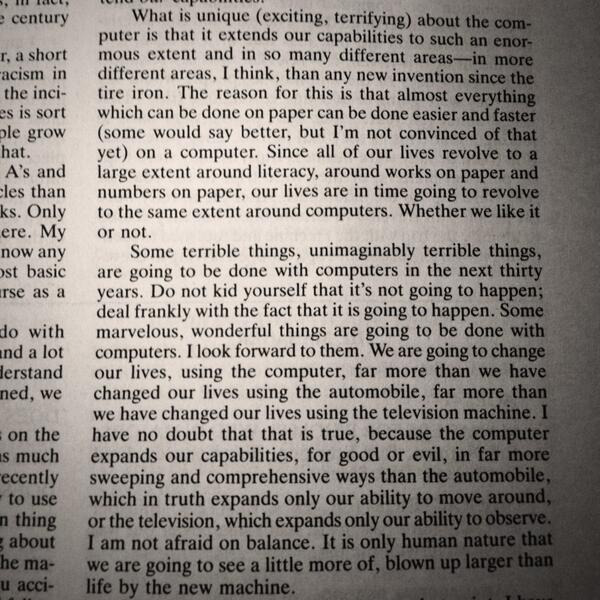
#> input picture shadowed_text_2.jpg, 600 x 600 px
$ jupyter execute global.ipynb
#> lines starting #> are read from the running program, lines starting #| are printed output that depends on the picture; after the words box and inside, x2 and y2 are one past the last pixel; in counts of white or black regions, pixels touching at a corner belong together
[cell 1]
import cv2
from matplotlib import pyplot as plt

# Load image
image_path = "./shadowed_text_2.jpg"
img = cv2.imread(image_path, 0)
#> img: shape (600, 600); min 0, max 255, mean 138.6

# Apply Gaussian filtering
blur = cv2.GaussianBlur(img, (5, 5), 0)
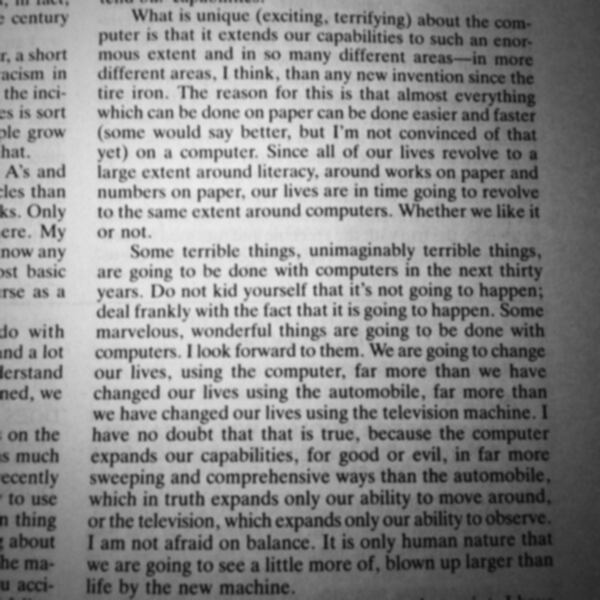
#> blur: shape (600, 600); min 16, max 235, mean 138.6

# Define methods
global_methods = [
    ("Binary Thresholding", cv2.THRESH_BINARY),
    ("Binary Inverse Thresholding", cv2.THRESH_BINARY_INV),
    ("Truncate Thresholding", cv2.THRESH_TRUNC),
    ("ToZero Thresholding", cv2.THRESH_TOZERO),
    ("ToZero Inverse Thresholding", cv2.THRESH_TOZERO_INV),
    ("Otsu's Thresholding", cv2.THRESH_BINARY + cv2.THRESH_OTSU),
    ("Triangle Thresholding", cv2.THRESH_BINARY + cv2.THRESH_TRIANGLE)
]

adaptive_methods = [
    ("Adaptive Mean Thresholding", cv2.ADAPTIVE_THRESH_MEAN_C),
    ("Adaptive Gaussian Thresholding", cv2.ADAPTIVE_THRESH_GAUSSIAN_C)
]

# Apply global thresholding methods
global_images = [img]
global_titles = ["Original Image"]
for title, method in global_methods:
    _, th_img = cv2.threshold(blur, 128, 255, method)
    global_images.append(th_img)
    global_titles.append(title)
#> this loop made 7 passes
#> pass 1, `_, th_img = cv2.threshold(blur, 128, 255, method)`:
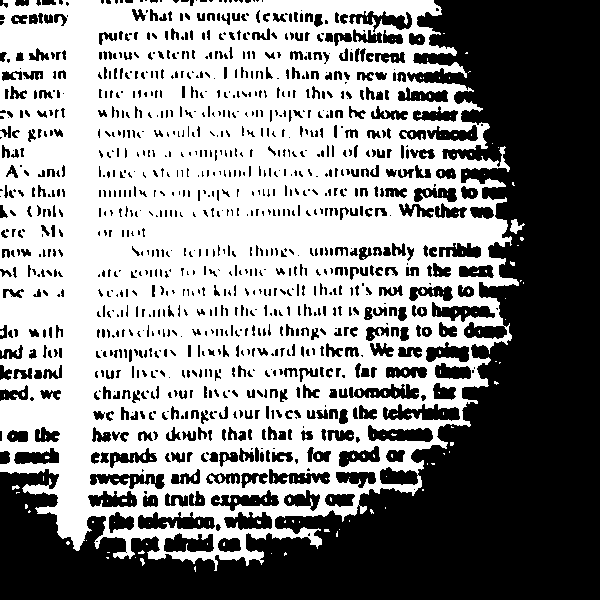
#> th_img: shape (600, 600); 54.5% white; 1097 black regions (596 under 20 px), largest, box (x1, y1, x2, y2) and area: (0, 0, 600, 600) 116289, (138, 512, 215, 529) 852, (383, 404, 460, 421) 806
#> pass 3, `_, th_img = cv2.threshold(blur, 128, 255, method)`:
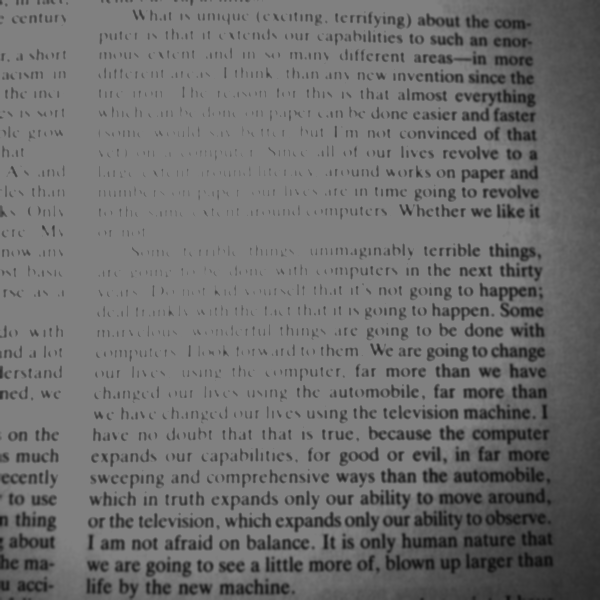
#> th_img: shape (600, 600); min 16, max 128, mean 110.4
#> after the loop, global_images = 8 items; global_titles = ['Original Image', 'Binary Thresholding', 'Binary Inverse Thresholding', 'Truncate Thresholding', 'ToZero Thresholding', 'ToZero Inverse Thresholding', "Otsu's Thresholding", 'Triangle Thresholding']

# Apply adaptive thresholding methods
adaptive_images = [img]
adaptive_titles = ["Original Image"]
for title, method in adaptive_methods:
    th_img = cv2.adaptiveThreshold(blur, 255, method, cv2.THRESH_BINARY, 11, 9)
    adaptive_images.append(th_img)
    adaptive_titles.append(title)
#> this loop made 2 passes
#> pass 2, `th_img = cv2.adaptiveThreshold(blur, 255, method, cv2.THRESH_BINARY, 1..`:
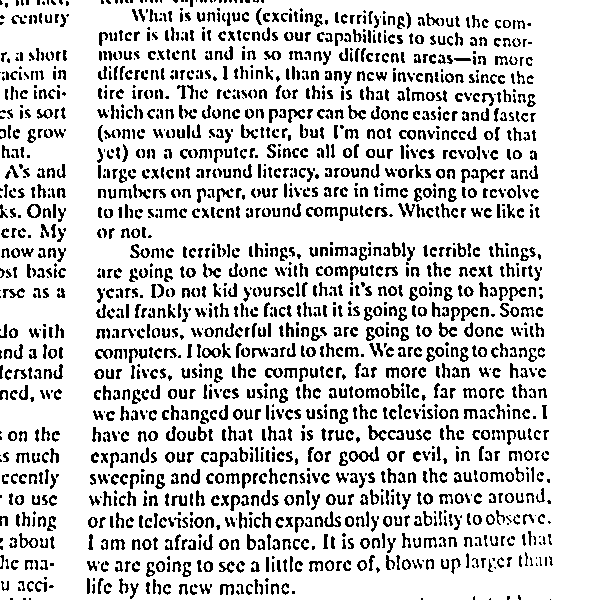
#> th_img: shape (600, 600); 82.1% white; black in thin lines or dots
#> after the loop, adaptive_images = 3 items; adaptive_titles = ['Original Image', 'Adaptive Mean Thresholding', 'Adaptive Gaussian Thresholding']

# Display the global thresholding images
plt.figure(figsize=(15, 5))  # Adjust based on your screen size
for i in range(len(global_images)):
    plt.subplot(2, 4, i+1)  # 2 rows, 4 columns
    plt.imshow(global_images[i], 'gray')
    plt.title(global_titles[i], fontsize=8, pad=15)
    plt.xticks([]), plt.yticks([])
#> this loop made 8 passes

plt.tight_layout()
plt.show()
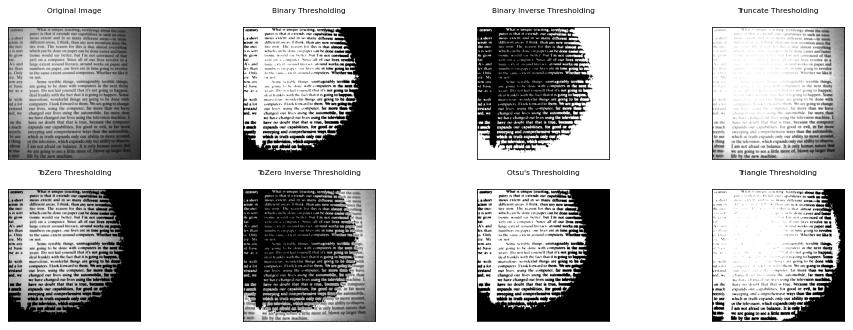
#> figure drawn by matplotlib, 8 panels

# Display the adaptive thresholding images
plt.figure(figsize=(10, 5))  # Adjust based on your screen size
for i in range(len(adaptive_images)):
    plt.subplot(1, 3, i+1)  # 1 row, 3 columns
    plt.imshow(adaptive_images[i], 'gray')
    plt.title(adaptive_titles[i], fontsize=8, pad=15)
    plt.xticks([]), plt.yticks([])
#> this loop made 3 passes

plt.tight_layout()
plt.show()

[cell 2]
import cv2
from matplotlib import pyplot as plt

# Load image
image_path = "./shadowed_object_1.jpg"
img = cv2.imread(image_path, 0)
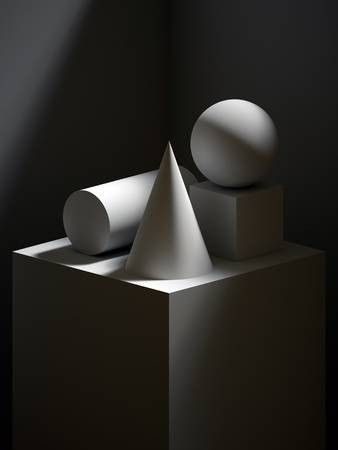
#> input picture shadowed_object_1.jpg, 338 x 450 px
#> img: shape (450, 338); min 0, max 255, mean 39.6

# Apply Gaussian filtering
blur = cv2.GaussianBlur(img, (5, 5), 0)
#> blur: shape (450, 338)

# Define methods
global_methods = [
    ("Binary Thresholding", cv2.THRESH_BINARY),
    ("Binary Inverse Thresholding", cv2.THRESH_BINARY_INV),
    ("Truncate Thresholding", cv2.THRESH_TRUNC),
    ("ToZero Thresholding", cv2.THRESH_TOZERO),
    ("ToZero Inverse Thresholding", cv2.THRESH_TOZERO_INV),
    ("Otsu's Thresholding", cv2.THRESH_BINARY + cv2.THRESH_OTSU),
    ("Triangle Thresholding", cv2.THRESH_BINARY + cv2.THRESH_TRIANGLE)
]

adaptive_methods = [
    ("Adaptive Mean Thresholding", cv2.ADAPTIVE_THRESH_MEAN_C),
    ("Adaptive Gaussian Thresholding", cv2.ADAPTIVE_THRESH_GAUSSIAN_C)
]

# Apply global thresholding methods
global_images = [img]
global_titles = ["Original Image"]
for title, method in global_methods:
    _, th_img = cv2.threshold(blur, 128, 255, method)
    global_images.append(th_img)
    global_titles.append(title)
#> this loop made 7 passes
#> pass 1, `_, th_img = cv2.threshold(blur, 128, 255, method)`:
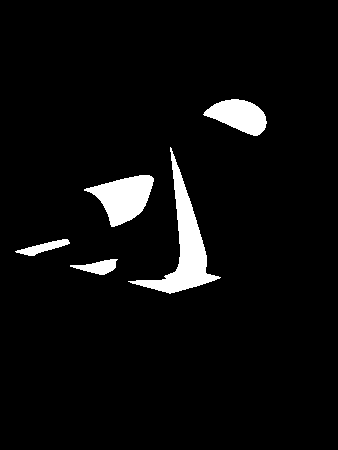
#> th_img: shape (450, 338); 4.8% white; 5 white regions, box (x1, y1, x2, y2) and area: (128, 147, 221, 294) 3078, (84, 175, 154, 227) 2029, (203, 99, 267, 136) 1457, (70, 259, 118, 275) 409, (15, 239, 70, 256) 384

# Apply adaptive thresholding methods
adaptive_images = [img]
adaptive_titles = ["Original Image"]
for title, method in adaptive_methods:
    th_img = cv2.adaptiveThreshold(blur, 255, method, cv2.THRESH_BINARY, 11,1.5)
    adaptive_images.append(th_img)
    adaptive_titles.append(title)
#> this loop made 2 passes
#> pass 1, `th_img = cv2.adaptiveThreshold(blur, 255, method, cv2.THRESH_BINARY, 1..`:
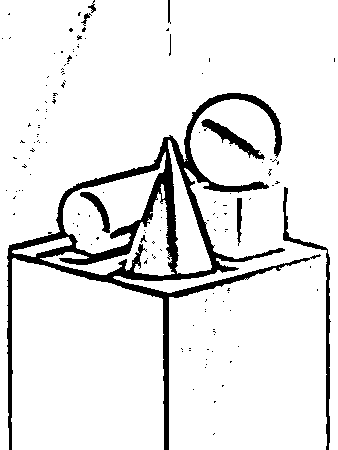
#> th_img: shape (450, 338); 90.7% white; 137 black regions (127 under 20 px), largest, box (x1, y1, x2, y2) and area: (7, 93, 321, 450) 11362, (283, 187, 331, 450) 1057, (201, 119, 265, 160) 628
#> pass 2, `th_img = cv2.adaptiveThreshold(blur, 255, method, cv2.THRESH_BINARY, 1..`:
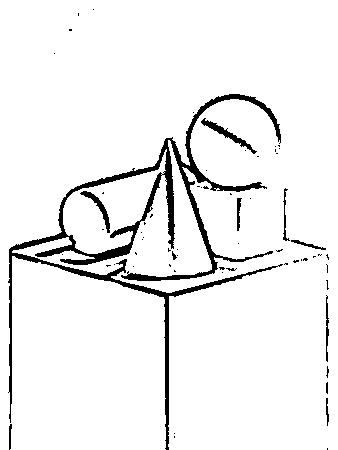
#> th_img: shape (450, 338); 94% white; 64 black regions (53 under 20 px), largest, box (x1, y1, x2, y2) and area: (8, 94, 283, 450) 7694, (201, 118, 257, 154) 337, (80, 191, 110, 233) 254

# Display the global thresholding images
plt.figure(figsize=(15, 5))  # Adjust based on your screen size
for i in range(len(global_images)):
    plt.subplot(2, 4, i+1)  # 2 rows, 4 columns
    plt.imshow(global_images[i], 'gray')
    plt.title(global_titles[i], fontsize=8, pad=15)
    plt.xticks([]), plt.yticks([])

plt.tight_layout()
plt.show()
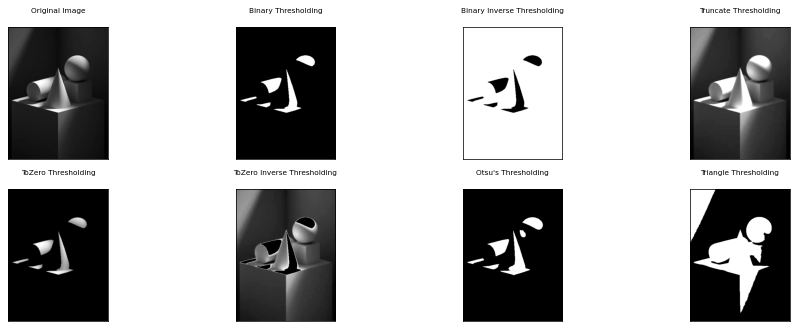
#> figure drawn by matplotlib, 8 panels

# Display the adaptive thresholding images
plt.figure(figsize=(10, 5))  # Adjust based on your screen size
for i in range(len(adaptive_images)):
    plt.subplot(1, 3, i+1)  # 1 row, 3 columns
    plt.imshow(adaptive_images[i], 'gray')
    plt.title(adaptive_titles[i], fontsize=8, pad=15)
    plt.xticks([]), plt.yticks([])

plt.tight_layout()
plt.show()
